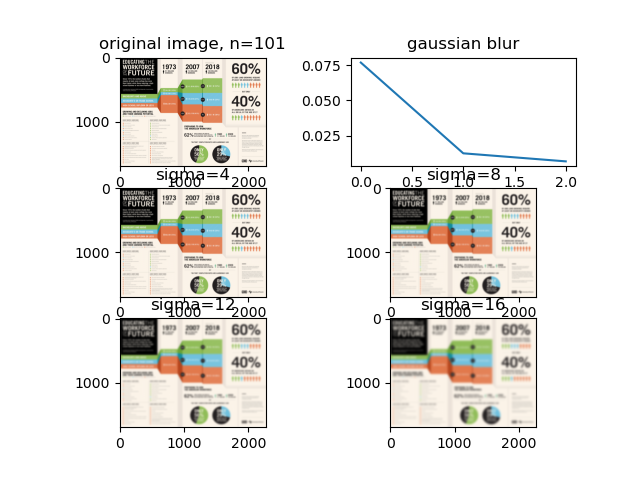
#> input picture image_debug/101_blur_debug.png, 640 x 480 px
$ python -i complexity_colour_fft.py   (imports and definitions only)
#> lines starting #> are read from the running program, lines starting #| are printed output that depends on the picture; after the words box and inside, x2 and y2 are one past the last pixel; in counts of white or black regions, pixels touching at a corner belong together
import numpy as np
import matplotlib.pyplot as plt
import matplotlib.image as mpimg
import sys
import time
import cv2

from scipy import stats
from skimage import io, transform

from scipy.signal import argrelextrema

import skimage as ski

import numpy.ma as ma
import csv
from PIL import Image
from PIL import ImageOps

import os

import os.path
import entropy as ent


import glob

import pandas as pd

import pickle

import math
from random import randint, random

from tifffile import imsave


# Function converting colored picture to the gray scale

def rgb2gray(rgb):
    return np.dot(rgb[...,:3], [0.2989, 0.5870, 0.1140])

# Function doing coarse graining of the image

def coarse_grain(img, depth):
    #if depth>11:#FIXME
        #depth=11
    stack_of_patterns = []  # To keep all the coarse-grained pictures
    stack_of_patterns.append(img)  # Append the original picture
    full_depth = int(np.log2(len(img))) # Estimates the total number of coarse-graining steps that can be done, assuming that we apply 2*2 filter at each step
    # do dft saving as complex output
    dft = np.fft.fft2(img, axes=(0,1))
    # apply shift of origin to center of image
    dft_shift = np.fft.fftshift(dft)
    mag = np.abs(dft_shift)
    if mag.all() != 0:
        spec = np.log(mag) / 20
    else:
        spec=0

    blur_range=np.geomspace(256.0, 1.0,num=50)#[128,96,64,48,32,24,16,12,8,4,2]
    for iloop in range(1, depth):
        # create circle mask
        r=blur_range[iloop]
        radius = int(r)
        mask = np.zeros_like(img)
        cy = mask.shape[0] // 2
        cx = mask.shape[1] // 2
        #print('preparing mask')
        cv2.circle(mask, (cx,cy), radius, (255,255,255), -1)[0]

        fz=radius*2-1
        # blur the mask
        #print('preparing blurry mask')
        mask2 = cv2.GaussianBlur(mask, (fz,fz), 0)
        #print('done')
        # apply mask to dft_shift
        dft_shift_masked = np.multiply(dft_shift,mask) / 255
        dft_shift_masked2 = np.multiply(dft_shift,mask2) / 255

        # shift origin from center to upper left corner
        back_ishift = np.fft.ifftshift(dft_shift)
        back_ishift_masked = np.fft.ifftshift(dft_shift_masked)
        back_ishift_masked2 = np.fft.ifftshift(dft_shift_masked2)


        # do idft saving as complex output
        img_back = np.fft.ifft2(back_ishift, axes=(0,1))
        img_filtered = np.fft.ifft2(back_ishift_masked, axes=(0,1))
        img_filtered2 = np.fft.ifft2(back_ishift_masked2, axes=(0,1))

        # combine complex real and imaginary components to form (the magnitude for) the original image again
        img_back = np.abs(img_back).clip(0,255).astype(np.float64)
        img_filtered = np.abs(img_filtered).clip(0,255).astype(np.float64)
        img_filtered2 = np.abs(img_filtered2).clip(0,255).astype(np.float64)

        renormalized_pattern=img_filtered2
        '''
        for jloop in range(2**(full_depth-iloop)):   # The core averaging procedure
            for kloop in range(2**(full_depth-iloop)):

                pixel = 1/4. * (parental_pattern[kloop*2][jloop*2]+parental_pattern[kloop*2+1][jloop*2]+parental_pattern[kloop*2][jloop*2+1]+parental_pattern[kloop*2+1][jloop*2+1] )
                renormalized_pattern[kloop][jloop] = pixel
        '''
        stack_of_patterns.append(renormalized_pattern) # Append the renormalized picture to the stack

    return stack_of_patterns


# Function increasing resolution of a picture from N*N to 2N*2N - it is needed to compute overlap between subsequent renormalized patterns (they have to be of the same resolution)

# [77 lines left out: functions single_blow_up, blow_up, compute_complexities, not called in this run]


def debug_cg(im):
	###DEBUG
	plt.clf()
	plt.imshow(im, cmap=plt.get_cmap('gray'), vmin=0, vmax=np.amax(im))
	plt.savefig('0debug_orig.png')
	print("original_printed")
	###
	gray = rgb2gray(im)
	rs = transform.resize(gray, (512,512), anti_aliasing=False)
	rs=rs.astype(np.float64)

	plt.clf()
	plt.imshow(rs, cmap=plt.get_cmap('gray'), vmin=0, vmax=np.amax(rs))
	plt.savefig('0debug_rs.png')
	print("resized_printed")
	###
	norm=np.einsum('ij,ij', rs, rs)
	#intensity of image/square root of norm
	rs=rs/np.sqrt(norm)

	print('start coarse grain')
	stack = coarse_grain(rs, 11)
	print('coarse grain finished')
	print(len(stack))
	i=0
	for el in stack:
	     #print(np.shape(el))
	     plt.clf()
	     plt.imshow(el, cmap=plt.get_cmap('gray'), vmin=0, vmax=np.amax(el))
	     plt.savefig('debug_'+str(i)+'.png')
	     i=i+1


# [71 lines left out: functions regression, local_max_n, local_min_n, image_stats, not called in this run]

subset_name='suprematism'
dataset_path="/vol/tcm36/akravchenko/image_complexity/Savoias-Dataset/Images/Suprematism/"
ranking_path="/vol/tcm36/akravchenko/image_complexity/Savoias-Dataset/Images/global_ranking/global_ranking_sup.xlsx"

'''
python3 complexity_colour_fft.py advertisement "../Savoias-Dataset/Images/Advertisement/" "../Savoias-Dataset/Images/global_ranking/global_ranking_ad.xlsx" fft

'''

#complexity_colour_blur.py suprematism "../Savoias-Dataset/Images/Suprematism/" "../Savoias-Dataset/Images/global_ranking/global_ranking_sup.xlsx" blur
subset_name=sys.argv[1]
dataset_path=sys.argv[2]
ranking_path=sys.argv[3]
#cg_type=sys.argv[4]
cg_type='fft'
############load sorted files##########################

image_list_jpg=[]
i=0
# [1 line that did not run here, left out]
# [7 lines not run here, left out]
#############

image_list=[]
# [2 lines not run here, left out]

#all 3 colours
complexity_list=[]
complexity_list_partial=[]
local_max_list=[]
local_min_list=[]

# [1 line that did not run here, left out]
# [1 line that did not run here, left out]
cnt=0
# [54 lines not run here, left out]
		#break


#complexity_list=complexity_list/np.max(complexity_list)

# [1 line that did not run here, left out]
# [1 line that did not run here, left out]


# [4 lines not run here, left out]


a=complexity_list_partial
# [1 line that did not run here, left out]
# [1 line that did not run here, left out]
# [2 lines not run here, left out]

# [1 line that did not run here, left out]

# [1 line that did not run here, left out]


# [1 line that did not run here, left out]
# [1 line that did not run here, left out]
# [1 line that did not run here, left out]
# [1 line that did not run here, left out]

# [1 line that did not run here, left out]
# [10 lines not run here, left out]


#removing outliers

idx=[]
if subset_name=='suprematism':
	idx=[50, 95, 64, 65, 52, 53, 13, 48, 20]
elif subset_name=='advertisement':
	msk=df['ms_total']>0.3
	idx = df.index[msk]
elif subset_name=='art':
	idx=[380, 225, 30, 88, 119, 286, 107]
'''elif subset_name=='infographics':
	msk=df['ms_total']>0.5
	idx = df.index[msk]'''


# [1 line that did not run here, left out]
# [1 line that did not run here, left out]

# [1 line that did not run here, left out]
# [1 line that did not run here, left out]
# [1 line that did not run here, left out]

# [1 line that did not run here, left out]
# [1 line that did not run here, left out]


#human vs calculated complexity
# [10 lines not run here, left out]


#regression
# [1 line that did not run here, left out]
# [1 line that did not run here, left out]
# [1 line that did not run here, left out]
# [1 line that did not run here, left out]
# [1 line that did not run here, left out]
# [1 line that did not run here, left out]
# [13 lines not run here, left out]
# [1 line that did not run here, left out]
# [3 lines not run here, left out]

#remove outliers
#fractions
#perhaps average

'''

handle=open('calculated_mssc/'+cg_type+'_'+subset_name+'_complexity.pickle','rb')
df=pickle.load(handle)
df.to_csv('calculated_mssc/'+cg_type+'_'+subset_name+'_complexity.csv', sep='\t')


for suprematism:
idx=[50, 95, 64, 65, 52, 53, 13, 24, 23, 48, 20]
#23?
for art:
idx=[380, 225, 30, 88, 119, 286, 107]

msk=df['ms_total']>0.19 #infographics
msk=df['ms_total']>0.1 #advertisement
idx_to_drop = df.index[msk]
df=df.drop(idx_to_drop)


x=range(0,df['ms_total'].to_numpy().shape[0])
y1=df['gt'].to_numpy()
y2=df['ms_total'].to_numpy()

#human vs calculated complexity
plt.clf()
plt.scatter(y1,y2,color='blue', linewidth=2, alpha=0.5)
#plt.ylim(0,0.2)
plt.xlabel('human ranking')
plt.ylabel('multi-scale complexity')
plt.title(cg_type+' cg, '+subset_name+' total complexity (no outliers)')
plt.legend(loc='lower right')
plt.savefig('mssc_figures/'+cg_type+'_'+subset_name+'_complexity_no_outliers.png')
plt.savefig('mssc_figures_eps/'+cg_type+'_'+subset_name+'_complexity_no_outliers.eps', format='eps')


#regression
x=df['ms_total']
y=df['gt']
slope, intercept, r, p, std_err = stats.linregress(x, y)
y1=slope * x + intercept
plt.clf()
plt.scatter(x, y)
plt.plot(x, y1, color='orange')
plt.title(cg_type+' cg, '+subset_name+' regression (no outliers).png')
plt.savefig('mssc_figures/'+cg_type+'_'+subset_name+'_regression_no_outliers.png')
plt.savefig('mssc_figures_eps/'+cg_type+'_'+subset_name+'_regression_no_otliers.eps', format='eps')


f = open("mssc_figures/"+cg_type+'_'+subset_name+'_regression_no_outliers.log', "w")
ttt=[slope, intercept, r, p, std_err]
print("slope\tintercept\tr\tp\tstd_err", end='\n', file=f)
print(*ttt, sep='\t', end='\n', file=f)
f.close()
'''

>>> import cv2
>>> picture = cv2.cvtColor(cv2.imread('image_debug/101_blur_debug.png'), cv2.COLOR_BGR2RGB)
>>> result = debug_cg(picture)
#> in rgb2gray, `return np.dot(rgb[...,:3], [0.2989, 0.5870, 0.1140])`:
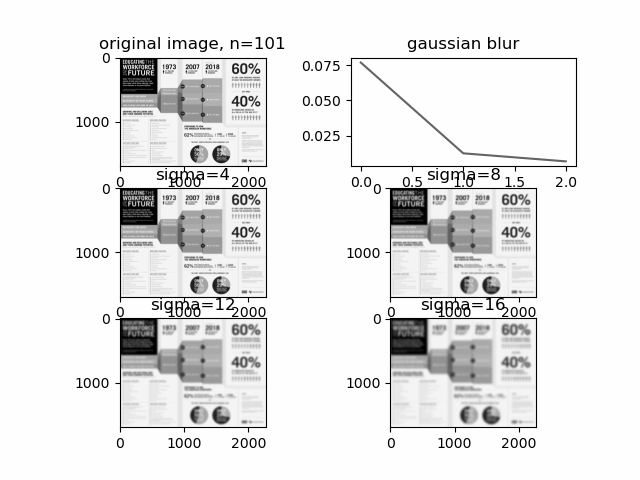
#> returned value: shape (480, 640) float64; min 0, max 255, mean 232.7
#> in debug_cg, `rs = transform.resize(gray, (512,512), anti_aliasing=False)`:
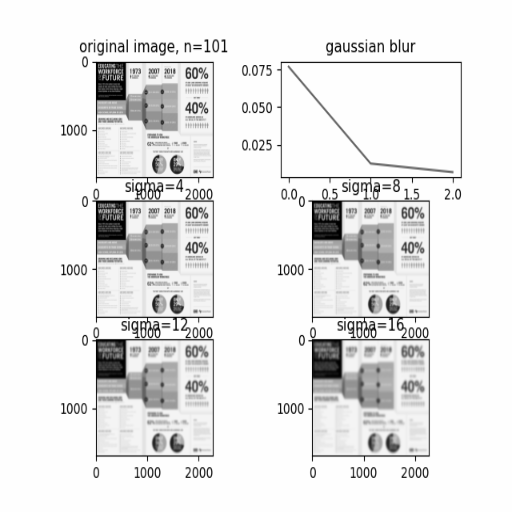
#> rs: shape (512, 512) float64; min 0, max 255, mean 232.7
#> in debug_cg, `norm=np.einsum('ij,ij', rs, rs)`: norm = 1.49e+10
#> in coarse_grain, `full_depth = int(np.log2(len(img)))`: full_depth = 9
#> in coarse_grain, `spec = np.log(mag) / 20`:
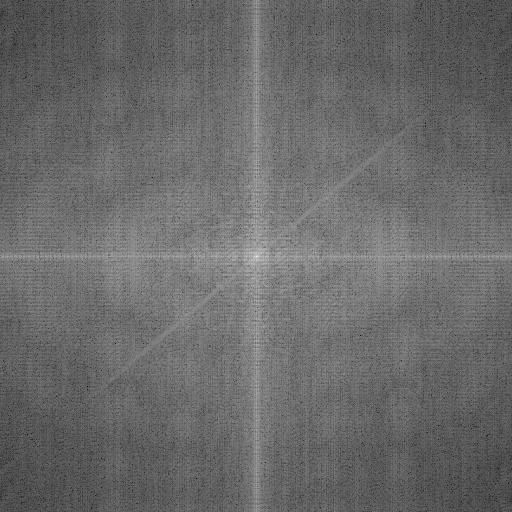
#> spec: shape (512, 512) float64; min -0.509, max 0.311, mean -0.168; drawn with min black and max white
#> the loop in coarse_grain, `for iloop in range(1, depth):` made 10 passes
#> pass 1, in coarse_grain, `img_filtered = np.abs(img_filtered).clip(0,255).astype(np.float64)`:
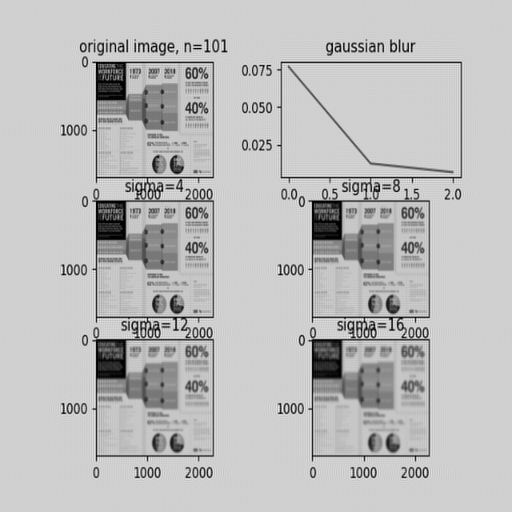
#> img_filtered: shape (512, 512) float64; min 5.12e-09, max 0.00257, mean 0.00191; drawn with min black and max white
#> after the loop in coarse_grain, `for iloop in range(1, depth):`:
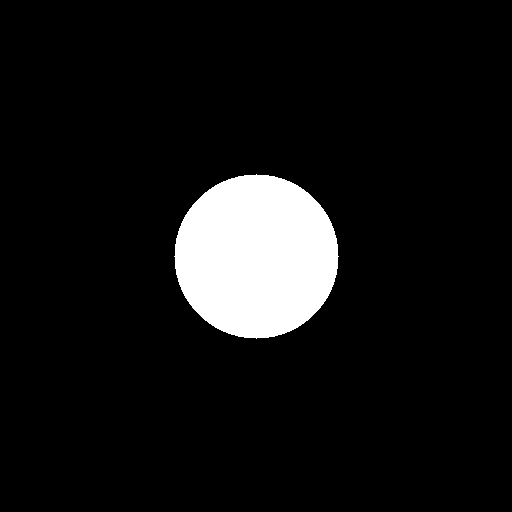
#> mask: shape (512, 512) float64; 8% white; 1 white region, box (x1, y1, x2, y2) and area: (174, 174, 339, 339) 21101
#> after the loop in coarse_grain, `for iloop in range(1, depth):`: stack_of_patterns = 11 items
#| 11
#> the loop in debug_cg, `for el in stack:` made 11 passes
#> after the loop in debug_cg, `for el in stack:`: i = 11
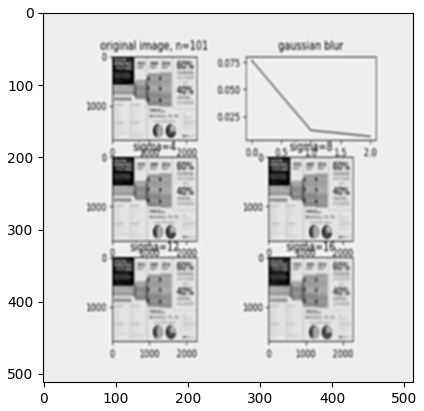
#> figure drawn by matplotlib, 1 panel
